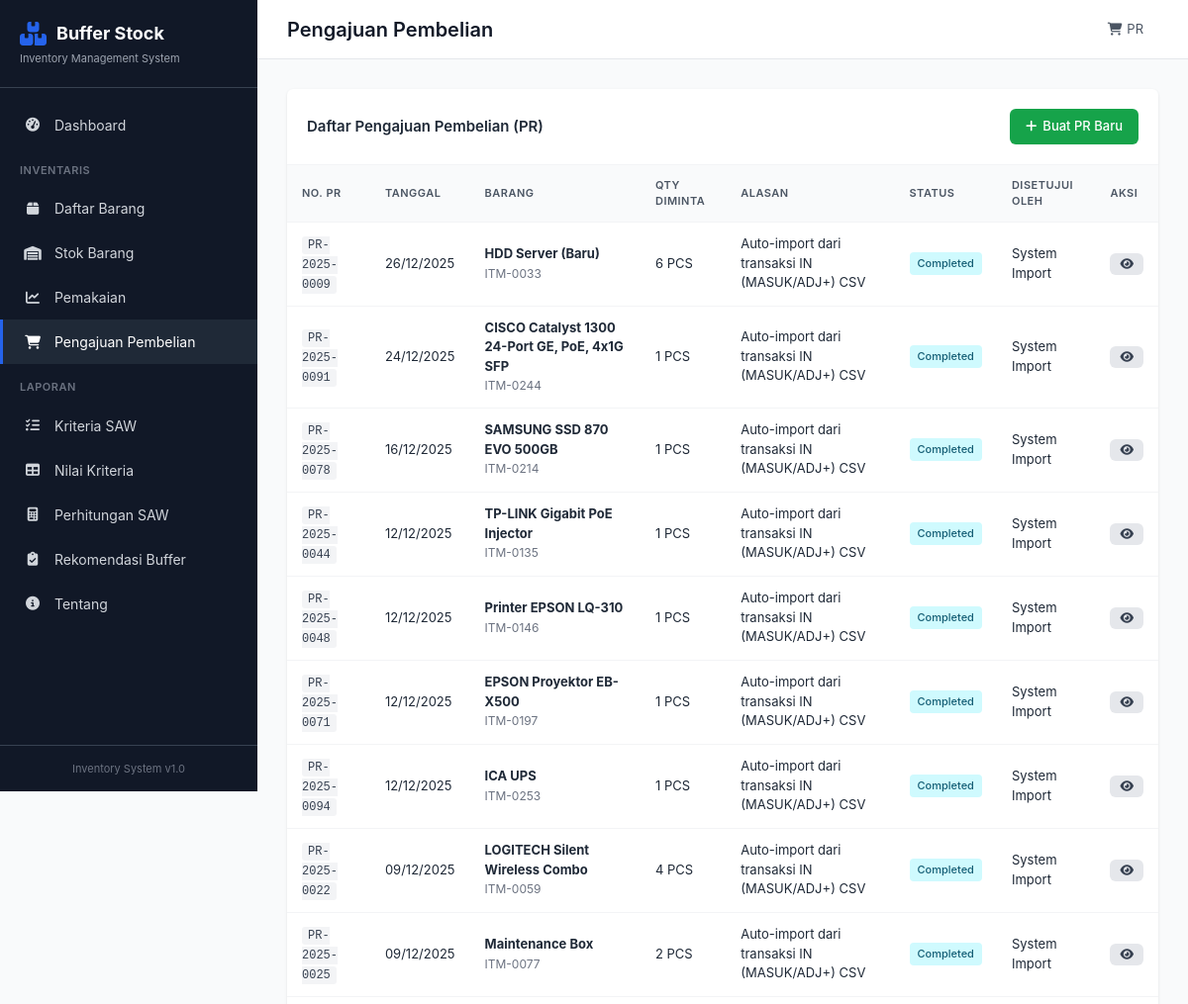
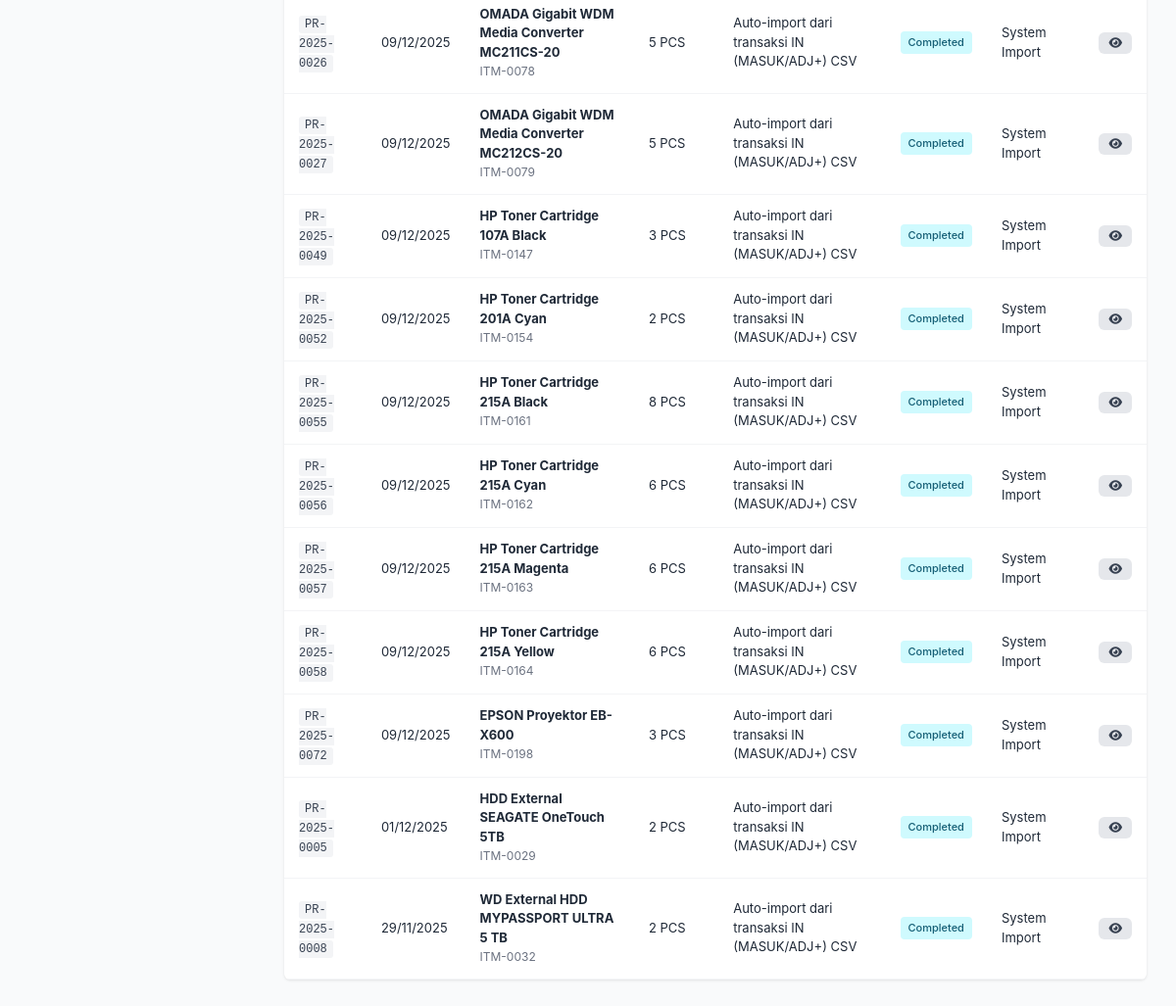
Before: /purchase with the older database file (2 pictures, top to bottom).
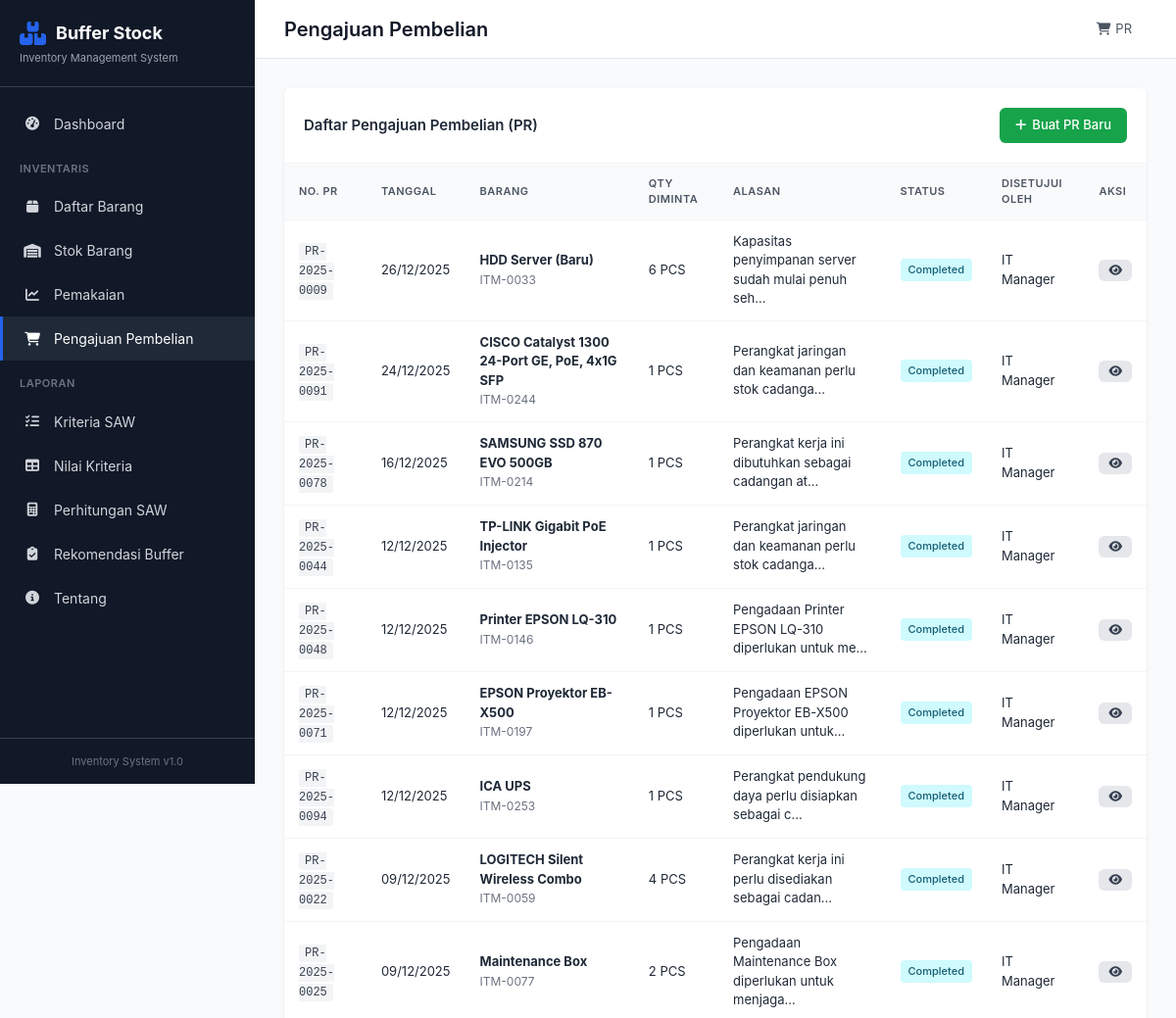
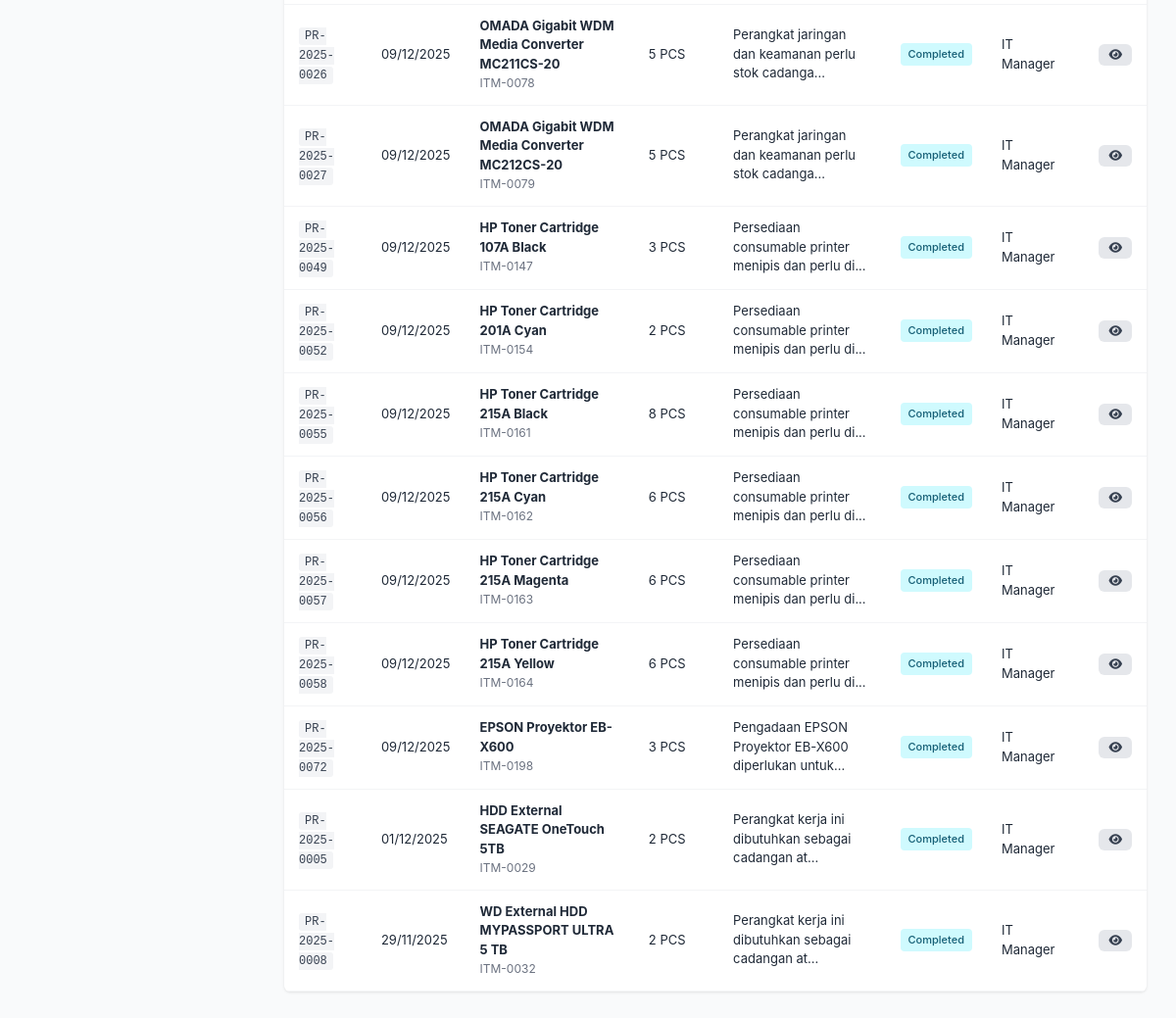
After: the same page with the newer database file (2 pictures, top to bottom).
### app/models.py (models this page shows, shortened)
class PurchaseRequest(db.Model):
    __tablename__ = 'purchase_requests'
    id = db.Column(db.Integer, primary_key=True)
    no_pengajuan = db.Column(db.String(50), unique=True, nullable=False)
    tanggal_pengajuan = db.Column(db.DateTime, default=datetime.utcnow)
    item_id = db.Column(db.Integer, db.ForeignKey('items.id'), nullable=False)
    quantity_requested = db.Column(db.Float, nullable=False)
    alasan_pengajuan = db.Column(db.Text)
    status = db.Column(db.String(20), default='Pending')  # Pending, Approved, Rejected, Completed
    approved_by = db.Column(db.String(100))
    approved_at = db.Column(db.DateTime)
    keterangan = db.Column(db.Text)
    item = db.relationship('Item', backref='purchase_requests', lazy=True)

class Item(db.Model):
    __tablename__ = 'items'
    id = db.Column(db.Integer, primary_key=True)
    kode_item = db.Column(db.String(50), unique=True, nullable=False)
    nama_item = db.Column(db.String(200), nullable=False)
    kategori = db.Column(db.String(100), nullable=False)
    unit = db.Column(db.String(50), default='PCS')
    harga = db.Column(db.Float, default=0)
    supplier = db.Column(db.String(200))
    lokasi_rak = db.Column(db.String(50))
    created_at = db.Column(db.DateTime, default=datetime.utcnow)
    criteria_values = db.relationship('CriteriaValue', backref='item', lazy=True, cascade='all, delete-orphan')

### app/routes.py (the view)
@main_bp.route('/purchase')
def purchase_list():
    page = request.args.get('page', 1, type=int)
    per_page = 20
    status_filter = request.args.get('status')
    query = PurchaseRequest.query.join(Item)
    if status_filter:
        query = query.filter(PurchaseRequest.status == status_filter)
    prs = query.order_by(PurchaseRequest.tanggal_pengajuan.desc()).paginate(page=page, per_page=per_page, error_out=False)
    return render_template('purchase/index.html', prs=prs, status_filter=status_filter)

### app/templates/purchase/index.html (shortened to what this page needs)
{% extends 'base.html' %}
{% block page_title %}Pengajuan Pembelian{% endblock %}
{% block content %}
<div class="section">
    <div class="card">
        <div class="card-header">
            <h3>Daftar Pengajuan Pembelian (PR)</h3>
            <div class="header-actions">
                <a href="{{ url_for('main.create_purchase') }}" class="btn btn-success">
                    <i class="fas fa-plus"></i> Buat PR Baru
                </a>
            </div>
        </div>
        <div class="table-responsive">
            <table class="data-table">
                <thead>
                    <tr>
                        <th>No. PR</th>
                        <th>Tanggal</th>
                        <th>Barang</th>
                        <th>Qty Diminta</th>
                        <th>Alasan</th>
                        <th>Status</th>
                        <th>Disetujui Oleh</th>
                        <th>Aksi</th>
                    </tr>
                </thead>
                <tbody>
                    {% for pr in prs.items %}
                    <tr>
                        <td><code>{{ pr.no_pengajuan }}</code></td>
                        <td>{{ pr.tanggal_pengajuan.strftime('%d/%m/%Y') }}</td>
                        <td>
                            <strong>{{ pr.item.nama_item }}</strong><br>
                            <small class="text-muted">{{ pr.item.kode_item }}</small>
                        </td>
                        <td>{{ pr.quantity_requested|int }} {{ pr.item.unit }}</td>
                        <td>{{ pr.alasan_pengajuan[:50] }}{% if pr.alasan_pengajuan|length > 50 %}...{% endif %}</td>
                        <td>
                            {% if pr.status == 'Pending' %}
                            <span class="badge badge-warning">Pending</span>
                            {% elif pr.status == 'Approved' %}
                            <span class="badge badge-success">Approved</span>
                            {% elif pr.status == 'Rejected' %}
                            <span class="badge badge-danger">Rejected</span>
                            {% else %}
                            <span class="badge badge-info">Completed</span>
                            {% endif %}
                        </td>
                        <td>{{ pr.approved_by or '-' }}</td>
                        <td>
                            <a href="{{ url_for('main.purchase_detail', id=pr.id) }}" class="btn btn-sm btn-secondary" title="Detail">
                                <i class="fas fa-eye"></i>
                            </a>
                        </td>
                    </tr>
                    {% endfor %}
                </tbody>
            </table>
        </div>
    </div>
</div>
{% endblock %}

### app/templates/base.html (shortened to what this page needs)
<!DOCTYPE html>
<html lang="id">
<head>
    <link rel="stylesheet" href="{{ url_for('static', filename='css/style.css') }}">
    <link rel="stylesheet" href="https://cdnjs.cloudflare.com/ajax/libs/font-awesome/6.4.2/css/all.min.css">
</head>
<body>
    <div class="sidebar">
        <div class="sidebar-header">
            <div class="logo">
                <i class="fas fa-boxes"></i>
                <span>Buffer Stock</span>
            </div>
            <p class="subtitle">Inventory Management System</p>
        </div>
        <nav class="sidebar-nav">
            <a href="{{ url_for('main.index') }}" class="nav-item {% if request.endpoint == 'main.index' %}active{% endif %}">
                <i class="fas fa-tachometer-alt"></i>
                <span>Dashboard</span>
            </a>
            <div class="nav-section">Inventaris</div>
            <a href="{{ url_for('main.items') }}" class="nav-item {% if 'items' in request.endpoint %}active{% endif %}">
                <i class="fas fa-box"></i>
                <span>Daftar Barang</span>
            </a>
            <a href="{{ url_for('main.stock') }}" class="nav-item {% if request.endpoint == 'main.stock' %}active{% endif %}">
                <i class="fas fa-warehouse"></i>
                <span>Stok Barang</span>
            </a>
            <a href="{{ url_for('main.usage') }}" class="nav-item {% if 'usage' in request.endpoint %}active{% endif %}">
                <i class="fas fa-chart-line"></i>
                <span>Pemakaian</span>
            </a>
            <a href="{{ url_for('main.purchase_list') }}" class="nav-item {% if 'purchase' in request.endpoint %}active{% endif %}">
                <i class="fas fa-shopping-cart"></i>
                <span>Pengajuan Pembelian</span>
            </a>
            <div class="nav-section">Laporan</div>
            <a href="{{ url_for('main.criteria') }}" class="nav-item {% if request.endpoint == 'main.criteria' %}active{% endif %}">
                <i class="fas fa-list-check"></i>
                <span>Kriteria SAW</span>
            </a>
            <a href="{{ url_for('main.criteria_values') }}" class="nav-item {% if request.endpoint == 'main.criteria_values' %}active{% endif %}">
                <i class="fas fa-table"></i>
                <span>Nilai Kriteria</span>
            </a>
            <a href="{{ url_for('main.calculation') }}" class="nav-item {% if request.endpoint == 'main.calculation' %}active{% endif %}">
                <i class="fas fa-calculator"></i>
                <span>Perhitungan SAW</span>
            </a>
            <a href="{{ url_for('main.buffer_recommendation') }}" class="nav-item {% if request.endpoint == 'main.buffer_recommendation' %}active{% endif %}">
                <i class="fas fa-clipboard-check"></i>
                <span>Rekomendasi Buffer</span>
            </a>
            <a href="{{ url_for('main.about') }}" class="nav-item">
                <i class="fas fa-info-circle"></i>
                <span>Tentang</span>
            </a>
        </nav>
        <div class="sidebar-footer">
            <p>Inventory System v1.0</p>
        </div>
    </div>
    <div class="main-content">
        <header class="header">
            <h1>{% block page_title %}Dashboard{% endblock %}</h1>
            <div class="header-actions">
                <a href="{{ url_for('main.purchase_list') }}" class="header-link">
                    <i class="fas fa-shopping-cart"></i> PR
                </a>
            </div>
        </header>
        <main class="content">
            {% block content %}{% endblock %}
        </main>
    </div>
</body>
</html>

### app/static/css/style.css (style rules this page uses)
:root { --primary: #2563eb; --primary-dark: #1d4ed8; --success: #16a34a; --danger: #dc2626; --warning: #ea580c; --info: #0891b2; --gray-50: #f9fafb; --gray-100: #f3f4f6; --gray-200: #e5e7eb; --gray-300: #d1d5db; --gray-400: #9ca3af; --gray-500: #6b7280; --gray-600: #4b5563; --gray-700: #374151; --gray-800: #1f2937; --gray-900: #111827; --sidebar-width: 260px; --header-height: 60px; --border-radius: 6px; --shadow: 0 1px 3px rgba(0,0,0,0.1); --shadow-md: 0 4px 6px rgba(0,0,0,0.1); }
* { margin: 0; padding: 0; box-sizing: border-box; }
body { font-family: -apple-system, BlinkMacSystemFont, 'Segoe UI', Roboto, 'Helvetica Neue', Arial, sans-serif; font-size: 14px; line-height: 1.5; color: var(--gray-800); background: var(--gray-50); }
.sidebar { position: fixed; left: 0; top: 0; width: var(--sidebar-width); height: 100vh; background: var(--gray-900); color: white; display: flex; flex-direction: column; z-index: 100; }
.sidebar-header { padding: 20px; border-bottom: 1px solid var(--gray-700); }
.logo { display: flex; align-items: center; gap: 10px; font-size: 18px; font-weight: 700; }
.logo i { font-size: 24px; color: var(--primary); }
.subtitle { font-size: 11px; color: var(--gray-400); margin-top: 4px; }
.sidebar-nav { flex: 1; padding: 15px 0; overflow-y: auto; }
.nav-section { padding: 15px 20px 8px; font-size: 11px; font-weight: 600; text-transform: uppercase; letter-spacing: 0.5px; color: var(--gray-500); }
.nav-item { display: flex; align-items: center; gap: 12px; padding: 12px 20px; color: var(--gray-300); text-decoration: none; transition: all 0.2s; border-left: 3px solid transparent; }
.nav-item.active { background: var(--gray-800); color: white; border-left-color: var(--primary); }
.nav-item i { width: 20px; text-align: center; }
.sidebar-footer { padding: 15px 20px; border-top: 1px solid var(--gray-700); font-size: 11px; color: var(--gray-500); text-align: center; }
.main-content { margin-left: var(--sidebar-width); min-height: 100vh; }
.header { height: var(--header-height); background: white; border-bottom: 1px solid var(--gray-200); display: flex; align-items: center; justify-content: space-between; padding: 0 30px; position: sticky; top: 0; z-index: 50; }
.header h1 { font-size: 20px; font-weight: 600; color: var(--gray-900); }
.header-actions { display: flex; align-items: center; gap: 15px; }
.content { padding: 30px; }
.section { margin-bottom: 30px; }
.card { background: white; border-radius: var(--border-radius); box-shadow: var(--shadow); overflow: hidden; }
.card-header { padding: 20px; border-bottom: 1px solid var(--gray-100); display: flex; align-items: center; justify-content: space-between; gap: 15px; flex-wrap: wrap; }
.card-header h3 { font-size: 15px; font-weight: 600; }
.table-responsive { overflow-x: auto; }
.data-table { width: 100%; border-collapse: collapse; font-size: 13px; }
.data-table th, .data-table td { padding: 12px 15px; text-align: left; border-bottom: 1px solid var(--gray-100); }
.data-table th { background: var(--gray-50); font-weight: 600; color: var(--gray-600); text-transform: uppercase; font-size: 11px; letter-spacing: 0.5px; }
.badge { display: inline-block; padding: 3px 8px; background: var(--gray-100); color: var(--gray-700); border-radius: 4px; font-size: 11px; font-weight: 500; }
.badge-info { background: #cffafe; color: #155e75; }
.btn { display: inline-flex; align-items: center; gap: 6px; padding: 8px 16px; border: none; border-radius: var(--border-radius); font-size: 13px; font-weight: 500; cursor: pointer; text-decoration: none; transition: all 0.2s; }
.btn-success { background: var(--success); color: white; }
.btn-secondary { background: var(--gray-200); color: var(--gray-700); }
.btn-sm { padding: 5px 10px; font-size: 12px; }
code { font-family: 'Courier New', monospace; font-size: 12px; background: var(--gray-100); padding: 2px 6px; border-radius: 3px; color: var(--gray-700); }
.text-muted { color: var(--gray-500); }
.header-link { color: var(--gray-600); text-decoration: none; font-size: 13px; display: flex; align-items: center; gap: 5px; }
.text-muted { color: var(--gray-500); font-size: 12px; }

Changed rows visible on the page:
changed PurchaseRequest "HDD Server (Baru)": alasan_pengajuan "Auto-import dari transaksi IN (MASUK/ADJ+) CSV" → "Kapasitas penyimpanan server sudah mulai penuh seh"; approved_by "System Import" → "IT Manager"; now shows "..."
changed PurchaseRequest "PR-2025-0091": alasan_pengajuan "Auto-import dari transaksi IN (MASUK/ADJ+) CSV" → "Perangkat jaringan dan keamanan perlu stok cadanga"; approved_by "System Import" → "IT Manager"; now shows "..."
changed PurchaseRequest "PR-2025-0078": alasan_pengajuan "Auto-import dari transaksi IN (MASUK/ADJ+) CSV" → "Perangkat kerja ini dibutuhkan sebagai cadangan at"; approved_by "System Import" → "IT Manager"; now shows "..."
changed PurchaseRequest "PR-2025-0044": alasan_pengajuan "Auto-import dari transaksi IN (MASUK/ADJ+) CSV" → "Perangkat jaringan dan keamanan perlu stok cadanga"; approved_by "System Import" → "IT Manager"; now shows "..."
changed PurchaseRequest "Printer EPSON LQ-310": alasan_pengajuan "Auto-import dari transaksi IN (MASUK/ADJ+) CSV" → "Pengadaan Printer EPSON LQ-310 diperlukan untuk me"; approved_by "System Import" → "IT Manager"; now shows "..."
changed PurchaseRequest "EPSON Proyektor EB-X500": alasan_pengajuan "Auto-import dari transaksi IN (MASUK/ADJ+) CSV" → "Pengadaan EPSON Proyektor EB-X500 diperlukan untuk"; approved_by "System Import" → "IT Manager"; now shows "..."
changed PurchaseRequest "ICA UPS": alasan_pengajuan "Auto-import dari transaksi IN (MASUK/ADJ+) CSV" → "Perangkat pendukung daya perlu disiapkan sebagai c"; approved_by "System Import" → "IT Manager"; now shows "..."
changed PurchaseRequest "LOGITECH Silent Wireless Combo": alasan_pengajuan "Auto-import dari transaksi IN (MASUK/ADJ+) CSV" → "Perangkat kerja ini perlu disediakan sebagai cadan"; approved_by "System Import" → "IT Manager"; now shows "..."
changed PurchaseRequest "Maintenance Box": alasan_pengajuan "Auto-import dari transaksi IN (MASUK/ADJ+) CSV" → "Pengadaan Maintenance Box diperlukan untuk menjaga"; approved_by "System Import" → "IT Manager"; now shows "..."
changed PurchaseRequest "PR-2025-0026": alasan_pengajuan "Auto-import dari transaksi IN (MASUK/ADJ+) CSV" → "Perangkat jaringan dan keamanan perlu stok cadanga"; approved_by "System Import" → "IT Manager"; now shows "..."
changed PurchaseRequest "PR-2025-0027": alasan_pengajuan "Auto-import dari transaksi IN (MASUK/ADJ+) CSV" → "Perangkat jaringan dan keamanan perlu stok cadanga"; approved_by "System Import" → "IT Manager"; now shows "..."
changed PurchaseRequest "PR-2025-0049": alasan_pengajuan "Auto-import dari transaksi IN (MASUK/ADJ+) CSV" → "Persediaan consumable printer menipis dan perlu di"; approved_by "System Import" → "IT Manager"; now shows "..."
changed PurchaseRequest "PR-2025-0052": alasan_pengajuan "Auto-import dari transaksi IN (MASUK/ADJ+) CSV" → "Persediaan consumable printer menipis dan perlu di"; approved_by "System Import" → "IT Manager"; now shows "..."
changed PurchaseRequest "PR-2025-0055": alasan_pengajuan "Auto-import dari transaksi IN (MASUK/ADJ+) CSV" → "Persediaan consumable printer menipis dan perlu di"; approved_by "System Import" → "IT Manager"; now shows "..."
changed PurchaseRequest "PR-2025-0056": alasan_pengajuan "Auto-import dari transaksi IN (MASUK/ADJ+) CSV" → "Persediaan consumable printer menipis dan perlu di"; approved_by "System Import" → "IT Manager"; now shows "..."
changed PurchaseRequest "PR-2025-0057": alasan_pengajuan "Auto-import dari transaksi IN (MASUK/ADJ+) CSV" → "Persediaan consumable printer menipis dan perlu di"; approved_by "System Import" → "IT Manager"; now shows "..."
changed PurchaseRequest "PR-2025-0058": alasan_pengajuan "Auto-import dari transaksi IN (MASUK/ADJ+) CSV" → "Persediaan consumable printer menipis dan perlu di"; approved_by "System Import" → "IT Manager"; now shows "..."
changed PurchaseRequest "EPSON Proyektor EB-X600": alasan_pengajuan "Auto-import dari transaksi IN (MASUK/ADJ+) CSV" → "Pengadaan EPSON Proyektor EB-X600 diperlukan untuk"; approved_by "System Import" → "IT Manager"; now shows "..."
changed PurchaseRequest "PR-2025-0005": alasan_pengajuan "Auto-import dari transaksi IN (MASUK/ADJ+) CSV" → "Perangkat kerja ini dibutuhkan sebagai cadangan at"; approved_by "System Import" → "IT Manager"; now shows "..."
changed PurchaseRequest "PR-2025-0008": alasan_pengajuan "Auto-import dari transaksi IN (MASUK/ADJ+) CSV" → "Perangkat kerja ini dibutuhkan sebagai cadangan at"; approved_by "System Import" → "IT Manager"; now shows "..."
